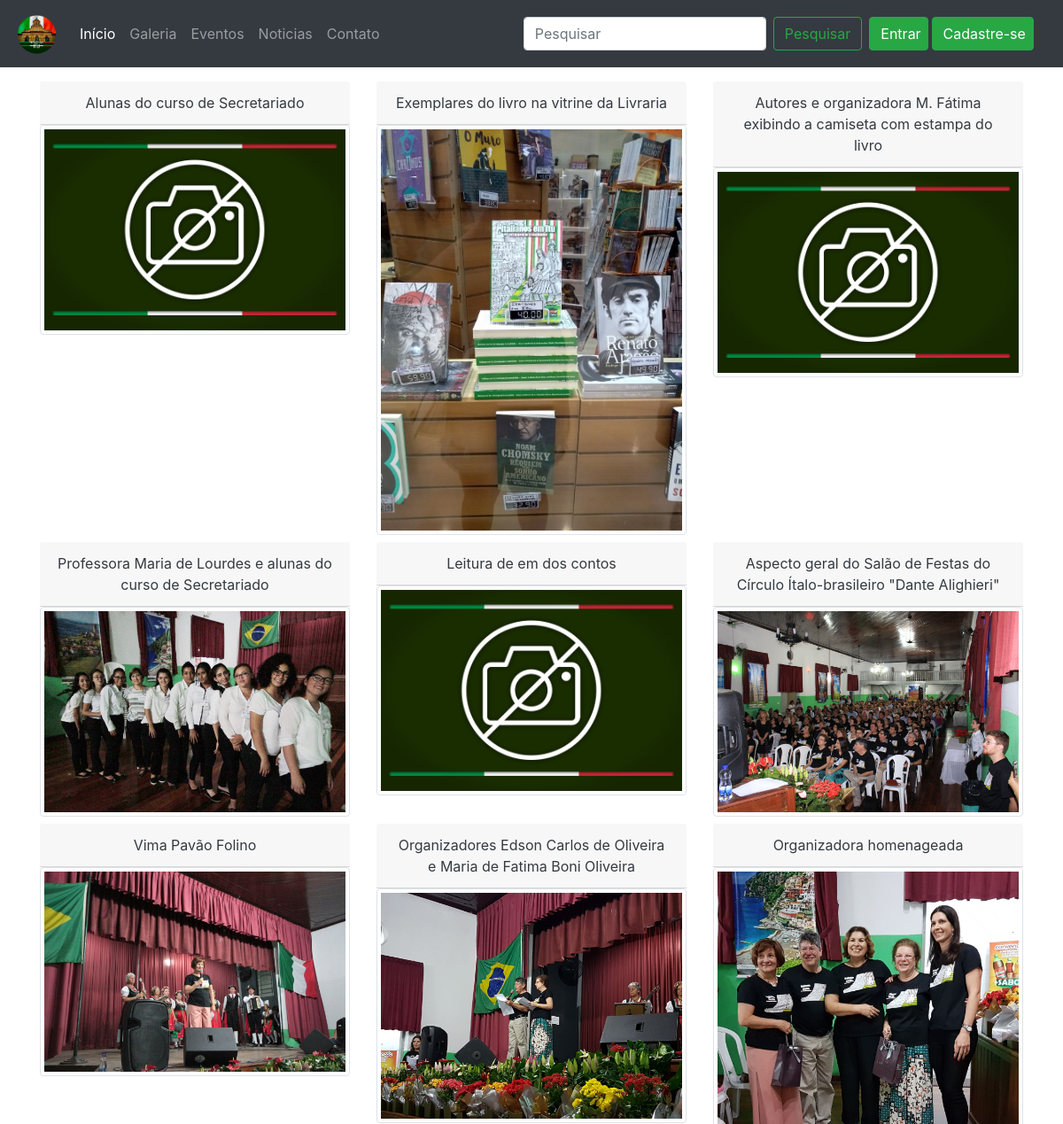
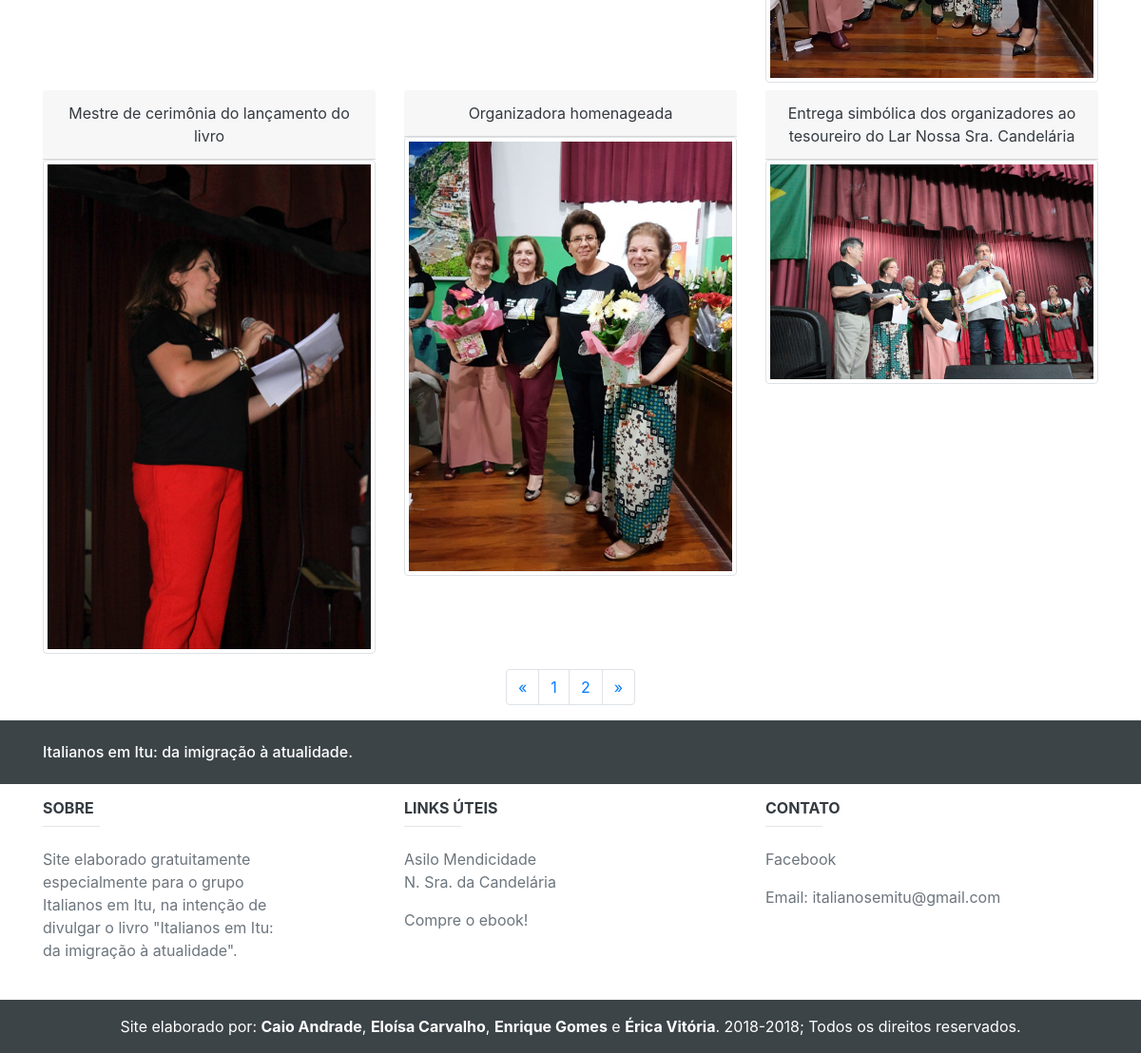
Page /index.php?&pg=galeria&pagina=1 on the earlier database version (2 pictures, top to bottom).
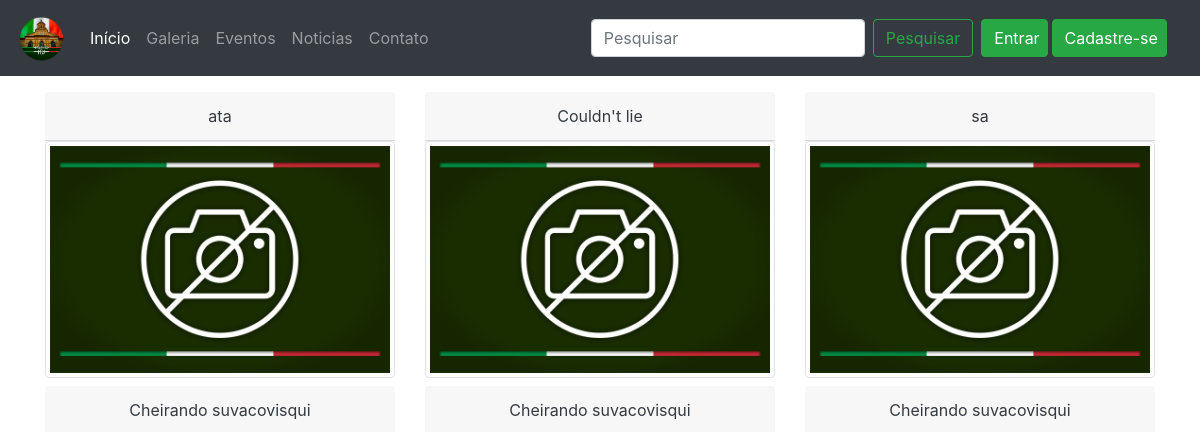
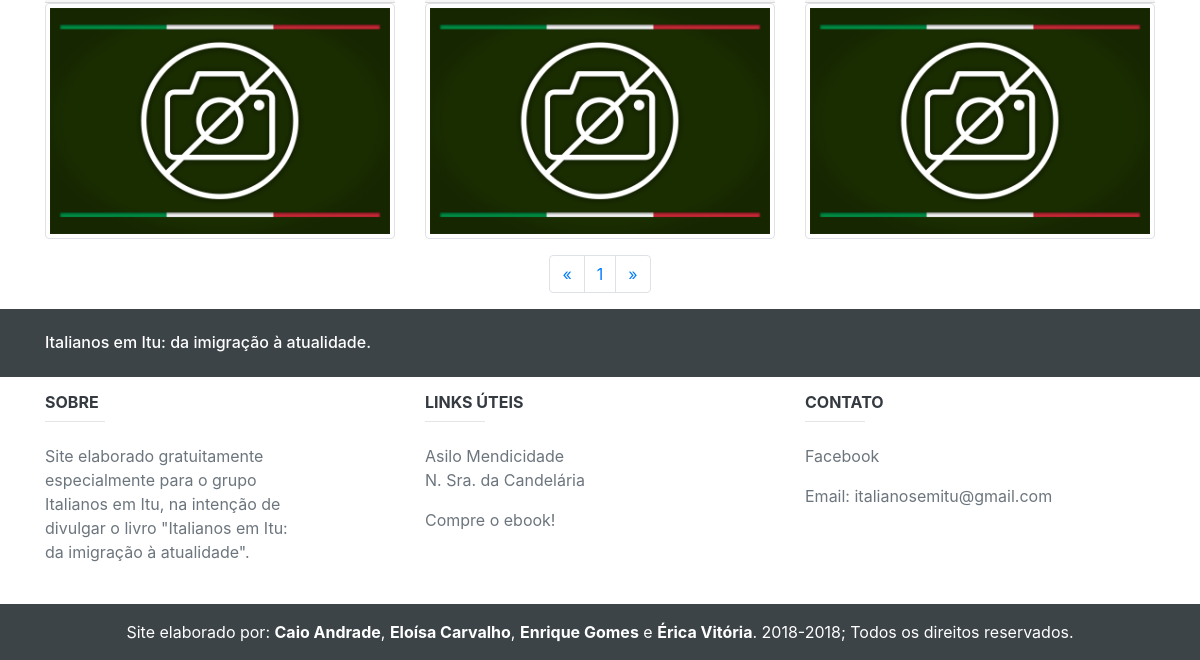
Same page on the later database version (2 pictures, top to bottom).
### tables this page shows
CREATE TABLE `galeria` (
  `gal_cod` int(11) NOT NULL,
  `gal_img` varchar(64) NOT NULL,
  `gal_titulo` varchar(128) NOT NULL,
  `gal_desc` varchar(256) DEFAULT NULL
);

### db/classes/DAO/conexao.class.php (called while the page is built, shortened)
<?php
class Conexao {
    public function Connect() {
        try {
            $this->user = "root";
            $this->pass = "";
            $this->host = "127.0.0.1";
            $this->base = "italianosdb";
            $parametros = array(PDO::MYSQL_ATTR_INIT_COMMAND => "SET NAMES UTF8");
            $this->file = "mysql:host=" . $this->host . ";dbname=" . $this->base;
            $this->pdo = new PDO($this->file, $this->user, $this->pass, $parametros);
            $this->pdo->setAttribute(PDO::ATTR_ERRMODE, PDO::ERRMODE_EXCEPTION);
            $this->pdo->setAttribute(PDO::ATTR_EMULATE_PREPARES, false);
            $this->pdo->setAttribute(PDO::ATTR_PERSISTENT, true);
            return $this->pdo;
        } catch (PDOException $ex) {
            echo "Erro no sistema" . $ex->getMessage();
        }
    }
}
?>

### db/classes/DAO/galeriaDAO.class.php (the view, shortened to what the changed rows need)
<?php
require_once ("conexao.class.php");
class galeriaDAO {
    function __construct() {
        $this->con = new Conexao();
        $this->pdo = $this->con->Connect();
    }
    function contarFotos(){
        try {
            $stmt = $this->pdo->prepare("SELECT * FROM galeria ORDER BY :orderby DESC");
            $param = array(":orderby" => 'gal_cod');
            $stmt->execute($param);
            if($stmt->rowCount() > 0){
                $consulta = $stmt->rowCount();
                return $consulta;
            }else{
                return '';
            }
        } catch (PDOException $ex) {
            echo "ERRO 504: {$ex->getMessage()}";
        }
    }
    function pegarFotos($limite, $quantpag){
        try {
            $stmt = $this->pdo->prepare("SELECT * FROM galeria ORDER BY gal_cod DESC LIMIT :limite, :quantpag");
            $param = array(":limite" => $limite, ":quantpag" => $quantpag);
            $stmt->execute($param);
            if($stmt->rowCount() > 0){
                $cel = $stmt->rowCount();
                $col = 1;
                $qtdcol = $quantpag;
                $celconstruida = 0;
                for ($a = 0; $a < $qtdcol; $a++) {
                    if ($col == 1) {
                        $celconstruida++;
                    }
                    if ($celconstruida <= $cel) {
                        while ($dados = $stmt->fetch(PDO::FETCH_ASSOC)) {
                            $gal_img = $dados['gal_img'];
                            $gal_titulo = $dados['gal_titulo'];
                            echo '<div class="col-sm-4 mt-2"><a href="#" style="text-decoration: none"><div class="card-header text-dark text-center" data-toggle="modal" data-target="#' . $dados['gal_cod'] . '">' . $gal_titulo . '</div>';
                            if (file_exists('img/galeria/' . $gal_img) && !is_null($gal_img)) {
                                echo '<img src="img/galeria/'. $gal_img . '" alt="' . $gal_titulo . '" class="img-thumbnail" data-toggle="modal" data-target="#' . $dados['gal_cod'] . '">';
                            } else {
                                echo '<img src="img/galeria/semfoto.jpg" class="img-thumbnail" alt="Sem foto" data-toggle="modal" data-target="#' . $dados['gal_cod'] . '" >';
                            }
                            echo '</a><div class="modal-footer"><button type="button" class="btn btn-secondary" data-dismiss="modal">Fechar</button></div></div></div></div></div></a></div>';
                        }
                    }
                }
            }else{
            }
        }catch (PDOException $ex){
            echo "ERRO 506: {$ex->getMessage()}";
        }
    }
}

### pags/galeria.php (shortened to what the changed rows need)
<?php
    if(isset($_GET['pagina'])){
        $pg = $_GET['pagina'];
    }else{
        ?>
        <script type="text/javascript">
            document.location.href = "index.php?&pg=galeria&pagina=1";
        </script>
        <?php
    }
    require_once ("db/classes/DAO/galeriaDAO.class.php");
    $galeriaDAO = new galeriaDAO();
    $numgaleria = $galeriaDAO->contarFotos();
    $qntporpag = 12;
    $numpags = ceil($numgaleria/$qntporpag);
    $inicio = ($qntporpag*$pg)-$qntporpag;
?>
<div class="container-fluid mt-2">
    <div class="container">
        <div class="row">
            <?php $galeriaDAO->pegarFotos($inicio, $qntporpag); ?>
        <?php
			$pagina_posterior = $pg + 1;
	    ?>
        <nav aria-label="Page navigation example" class="mt-3">
			<ul class="pagination justify-content-center">
				<?php
				for($i = 1; $i < $numpags + 1; $i++){ ?>
					<li class="page-item"><a href="index.php?&pg=galeria&pagina=<?php echo $i; ?>" class="page-link"><?php echo $i; ?></a></li>
				<?php } ?>
				<li class="page-item">
					<?php
					if($pagina_posterior <= $numpags){ ?>
						<a href="index.php?&pg=galeria&pagina=<?php echo $pagina_posterior; ?>" aria-label="Previous" class="page-link">
							<span aria-hidden="true" >&raquo;</span>
						</a>
					<?php }else{ ?>
						<span aria-hidden="true" class="page-link">&raquo;</span>
				<?php }  ?>
				</li>
			</ul>
		</nav>

Differences in the rows shown:
removed galeria: gal_titulo "Alunas do curso de Secretariado"
removed galeria: gal_titulo "Exemplares do livro na vitrine da Livraria", gal_img (picture)
removed galeria: gal_titulo "Autores e organizadora M. Fátima exibindo a camiseta com estampa do livro"
removed galeria: gal_titulo "Professora Maria de Lourdes e alunas do curso de Secretariado", gal_img (picture)
removed galeria: gal_titulo "Leitura de em dos contos"
removed galeria: gal_titulo "Aspecto geral do Salão de Festas do Círculo Ítalo-brasileiro \"Dante Alighieri\"", gal_img (picture)
removed galeria: gal_titulo "Vima Pavão Folino", gal_img (picture)
removed galeria: gal_titulo "Organizadores Edson Carlos de Oliveira e Maria de Fatima Boni Oliveira", gal_img (picture)
removed galeria: gal_titulo "Organizadora homenageada", gal_img (picture)
removed galeria: gal_titulo "Mestre de cerimônia do lançamento do livro", gal_img (picture)
changed galeria: gal_titulo "Organizadora homenageada" → "ata"; gal_img: picture removed
changed galeria: gal_titulo "Entrega simbólica dos organizadores ao tesoureiro do Lar Nossa Sra. Candelária" → "Couldn't lie"; gal_img: picture removed
now on this page (row edited): galeria: gal_titulo "sa"
now on this page (row edited): galeria: gal_titulo "Cheirando suvacovisqui"
now on this page (row edited): galeria: gal_titulo "Cheirando suvacovisqui"
now on this page (row edited): galeria: gal_titulo "Cheirando suvacovisqui"
Other differences:
list line gone: "2"
